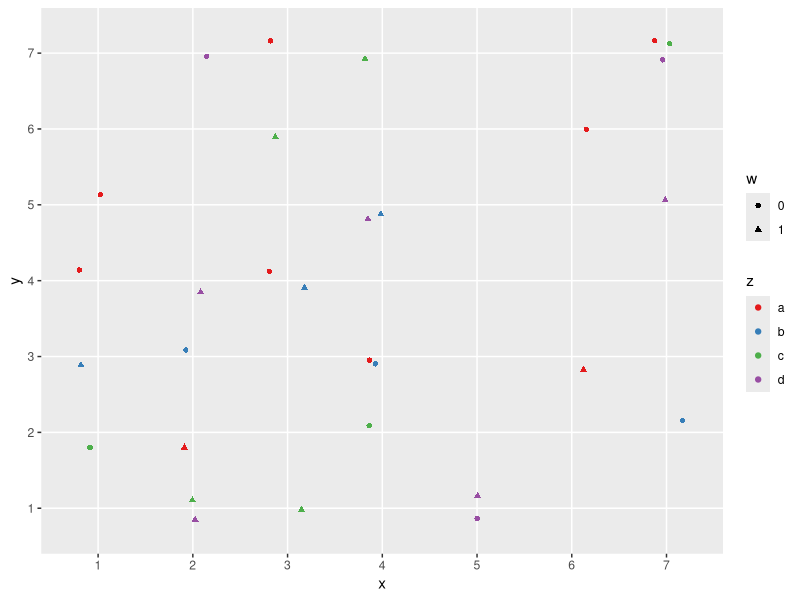
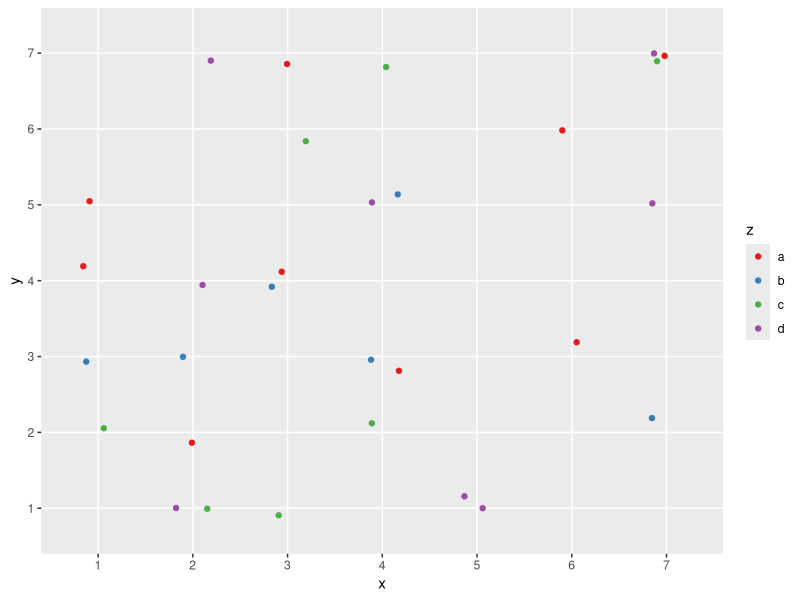
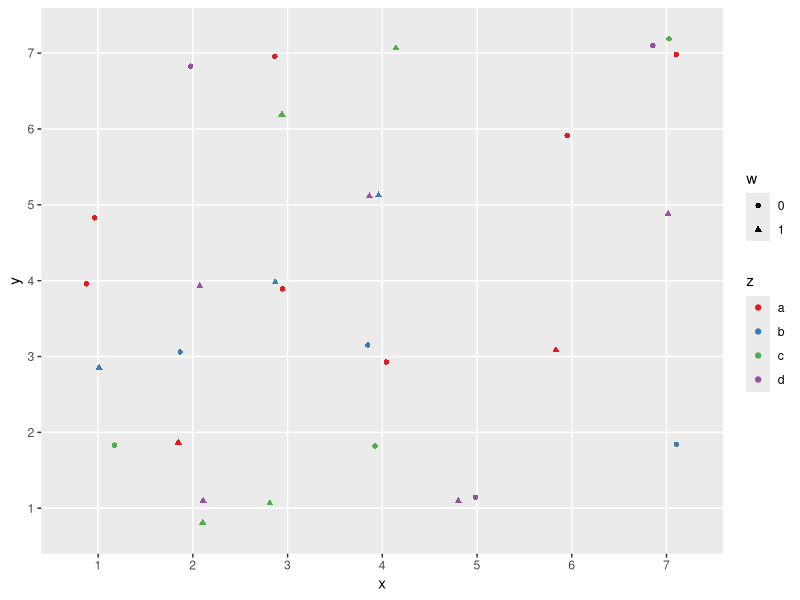

These charts were generated, in order, by the following R code: (Note: this script raises an error after producing the figures.)
###### Aufgabe 3 ########
# Funktionen

#a)

#b)

#c)

#d)

#e)


#f) Eine Funktion, die eine geeignete Visualisierung von drei oder vier kategorialen Variablen erstellt
library(ggplot2)
#Aufruf mit optionalem vierten Element
katVis <- function(x, y, z, w=NULL){
  # Variablen umsortieren, damit der Plot übersichtlich bleibt (Variable mit den wenigsten Leveln für color)
  if(which.min(c(nlevels(x), nlevels(y), nlevels(z)))!=3 & nlevels(x)<nlevels(y)){swap(x,z)}
  if(which.min(c(nlevels(x), nlevels(y), nlevels(z)))!=3 & nlevels(y)<nlevels(x)){swap(y,z)}
  # für drei Variablen
  if(is.null(w)){
    ggplot(data.frame(x,y,z)) + geom_jitter(aes(x,y,color=z), height=0.2, width=0.2) + scale_color_brewer(palette="Set1")
  }
  # für vier Variablen
  else{
    # umsortieren, Variable mit wenigsten Leveln für shape
    if(which.min(c(nlevels(x), nlevels(y), nlevels(z), nlevels(w)))!=4){swap(z,w)}
    ggplot(data.frame(x,y,z,w)) + geom_jitter(aes(x,y,color=z, shape=w), height=0.2, width=0.2) + scale_color_brewer(palette="Set1")
  }
}

# Hilfsfunktion swap
swap <- function(x,y) {
  eval( parse( text = paste(
    "swap_unique_var_a<-", substitute(x), ";",
    substitute(x), "<-", substitute(y), ";",
    substitute(y), "<-swap_unique_var_a") ), env=parent.frame() )
}

##Testdaten
x <- factor(sample(rep(letters[1:4], 10), 30))
y <- ordered(sample(rep(1:7, 10), 30))
z <- ordered(sample(rep(1:7, 10), 30))
w <- factor(sample(rep(0:1, 100), 30))

katVis(x,y,z,w)
katVis(x,y,z)
katVis(w,y,z,x)
katVis(w,z)




